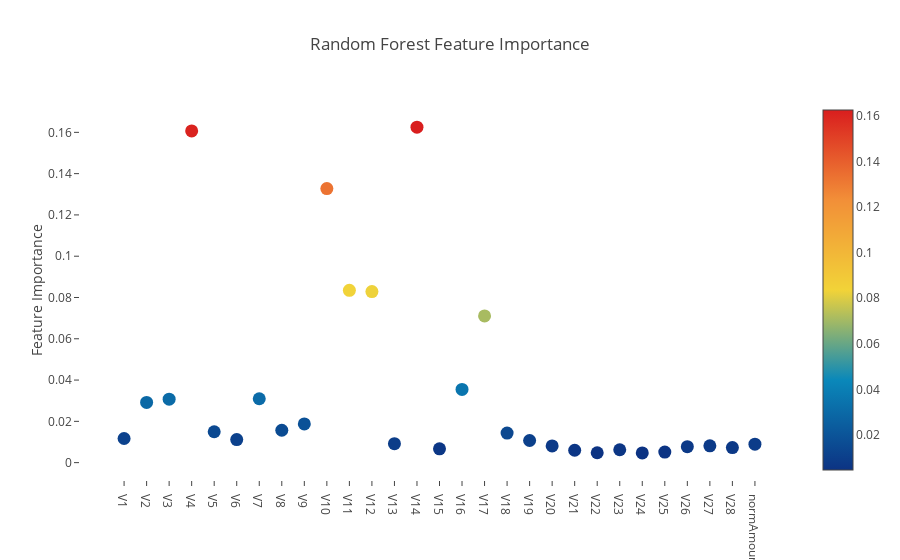

Write notebook code for a chart like this one.
### Code cell
import plotly.offline as py
py.init_notebook_mode(connected=True)
import plotly.graph_objs as go
import plotly.tools as tls

# Scatter plot 
trace = go.Scatter(
    y = rf.feature_importances_,
    x = X.columns.values,
    mode='markers',
    marker=dict(
        sizemode = 'diameter',
        sizeref = 1,
        size = 13,
        #size= rf.feature_importances_,
        #color = np.random.randn(500), #set color equal to a variable
        color = rf.feature_importances_,
        colorscale='Portland',
        showscale=True
    ),
    text = X.columns.values
)
data = [trace]
layout= go.Layout(
    autosize= True,
    title= 'Random Forest Feature Importance',
    hovermode= 'closest',
     xaxis= dict(
         ticklen= 5,
         showgrid=False,
        zeroline=False,
        showline=False
     ),
    yaxis=dict(
        title= 'Feature Importance',
        showgrid=False,
        zeroline=False,
        ticklen= 5,
        gridwidth= 2
    ),
    showlegend= False
)
fig = go.Figure(data=data, layout=layout)
py.iplot(fig,filename='scatter2010')

### Figure 1 — Plotly figure (JSON) as saved in the notebook; plotly's stock layout.template omitted (floating-point values rounded to 4 significant figures)
{"data": [{"marker": {"color": [0.01168, 0.02918, 0.03075, 0.1607, 0.01496, 0.01115, 0.03094, 0.01569, 0.01875, 0.1327, 0.08346, 0.08287, 0.009181, 0.1625, 0.006703, 0.03547, 0.07105, 0.01434, 0.01072, 0.008102, 0.005998, 0.004799, 0.006239, 0.004731, 0.005142, 0.007724, 0.008136, 0.007301, 0.008943], "colorscale": "Portland", "showscale": true, "size": 13, "sizemode": "diameter", "sizeref": 1}, "mode": "markers", "text": ["V1", "V2", "V3", "V4", "V5", "V6", "V7", "V8", "V9", "V10", "V11", "V12", "V13", "V14", "V15", "V16", "V17", "V18", "V19", "V20", "V21", "V22", "V23", "V24", "V25", "V26", "V27", "V28", "normAmount"], "type": "scatter", "x": ["V1", "V2", "V3", "V4", "V5", "V6", "V7", "V8", "V9", "V10", "V11", "V12", "V13", "V14", "V15", "V16", "V17", "V18", "V19", "V20", "V21", "V22", "V23", "V24", "V25", "V26", "V27", "V28", "normAmount"], "y": [0.01168, 0.02918, 0.03075, 0.1607, 0.01496, 0.01115, 0.03094, 0.01569, 0.01875, 0.1327, 0.08346, 0.08287, 0.009181, 0.1625, 0.006703, 0.03547, 0.07105, 0.01434, 0.01072, 0.008102, 0.005998, 0.004799, 0.006239, 0.004731, 0.005142, 0.007724, 0.008136, 0.007301, 0.008943]}], "layout": {"autosize": true, "hovermode": "closest", "showlegend": false, "title": "Random Forest Feature Importance", "xaxis": {"showgrid": false, "showline": false, "ticklen": 5, "zeroline": false}, "yaxis": {"gridwidth": 2, "showgrid": false, "ticklen": 5, "title": "Feature Importance", "zeroline": false}}}
